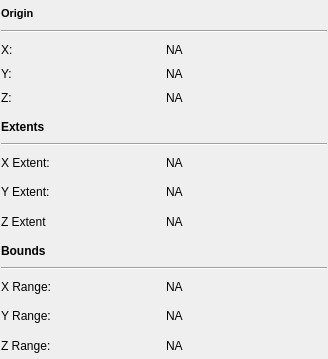
<?xml version="1.0" encoding="UTF-8"?>
<ui version="4.0">
 <class>VSDatasetInfoWidget</class>
 <widget class="QWidget" name="VSDatasetInfoWidget">
  <property name="geometry">
   <rect>
    <x>0</x>
    <y>0</y>
    <width>328</width>
    <height>359</height>
   </rect>
  </property>
  <property name="windowTitle">
   <string>Advanced Visibility Settings</string>
  </property>
  <layout class="QGridLayout" name="gridLayout">
   <property name="leftMargin">
    <number>1</number>
   </property>
   <property name="topMargin">
    <number>1</number>
   </property>
   <property name="rightMargin">
    <number>1</number>
   </property>
   <property name="bottomMargin">
    <number>1</number>
   </property>
   <property name="spacing">
    <number>4</number>
   </property>
   <item row="5" column="0">
    <widget class="QLabel" name="originZLabel">
     <property name="text">
      <string>Z:</string>
     </property>
    </widget>
   </item>
   <item row="2" column="0">
    <widget class="QLabel" name="originXLabel">
     <property name="text">
      <string>X:</string>
     </property>
    </widget>
   </item>
   <item row="4" column="0">
    <widget class="QLabel" name="originYLabel">
     <property name="text">
      <string>Y:</string>
     </property>
    </widget>
   </item>
   <item row="0" column="0" colspan="2">
    <widget class="QLabel" name="originLabel">
     <property name="sizePolicy">
      <sizepolicy hsizetype="Preferred" vsizetype="Preferred">
       <horstretch>0</horstretch>
       <verstretch>0</verstretch>
      </sizepolicy>
     </property>
     <property name="font">
      <font>
       <pointsize>8</pointsize>
       <weight>75</weight>
       <bold>true</bold>
      </font>
     </property>
     <property name="text">
      <string>Origin</string>
     </property>
    </widget>
   </item>
   <item row="6" column="0">
    <widget class="QLabel" name="label">
     <property name="font">
      <font>
       <weight>75</weight>
       <bold>true</bold>
      </font>
     </property>
     <property name="text">
      <string>Extents</string>
     </property>
    </widget>
   </item>
   <item row="15" column="0">
    <widget class="QLabel" name="boundsYLabel">
     <property name="text">
      <string>Y Range:</string>
     </property>
    </widget>
   </item>
   <item row="16" column="0">
    <widget class="QLabel" name="boundsZLabel">
     <property name="text">
      <string>Z Range:</string>
     </property>
    </widget>
   </item>
   <item row="11" column="0">
    <widget class="QLabel" name="label_2">
     <property name="font">
      <font>
       <weight>75</weight>
       <bold>true</bold>
      </font>
     </property>
     <property name="text">
      <string>Bounds</string>
     </property>
    </widget>
   </item>
   <item row="14" column="0">
    <widget class="QLabel" name="boundsXLabel">
     <property name="text">
      <string>X Range:</string>
     </property>
    </widget>
   </item>
   <item row="8" column="0">
    <widget class="QLabel" name="extentXLabel">
     <property name="text">
      <string>X Extent:</string>
     </property>
    </widget>
   </item>
   <item row="9" column="0">
    <widget class="QLabel" name="extentYLabel">
     <property name="text">
      <string>Y Extent:</string>
     </property>
    </widget>
   </item>
   <item row="10" column="0">
    <widget class="QLabel" name="extentZLabel">
     <property name="text">
      <string>Z Extent</string>
     </property>
    </widget>
   </item>
   <item row="4" column="1">
    <widget class="QLabel" name="originYValue">
     <property name="sizePolicy">
      <sizepolicy hsizetype="Minimum" vsizetype="Fixed">
       <horstretch>0</horstretch>
       <verstretch>0</verstretch>
      </sizepolicy>
     </property>
     <property name="text">
      <string>NA</string>
     </property>
    </widget>
   </item>
   <item row="2" column="1">
    <widget class="QLabel" name="originXValue">
     <property name="text">
      <string>NA</string>
     </property>
    </widget>
   </item>
   <item row="5" column="1">
    <widget class="QLabel" name="originZValue">
     <property name="text">
      <string>NA</string>
     </property>
    </widget>
   </item>
   <item row="1" column="0" colspan="2">
    <widget class="Line" name="line">
     <property name="sizePolicy">
      <sizepolicy hsizetype="MinimumExpanding" vsizetype="Fixed">
       <horstretch>0</horstretch>
       <verstretch>0</verstretch>
      </sizepolicy>
     </property>
     <property name="orientation">
      <enum>Qt::Horizontal</enum>
     </property>
    </widget>
   </item>
   <item row="8" column="1">
    <widget class="QLabel" name="extentXValue">
     <property name="text">
      <string>NA</string>
     </property>
    </widget>
   </item>
   <item row="9" column="1">
    <widget class="QLabel" name="extentYValue">
     <property name="text">
      <string>NA</string>
     </property>
    </widget>
   </item>
   <item row="10" column="1">
    <widget class="QLabel" name="extentZValue">
     <property name="text">
      <string>NA</string>
     </property>
    </widget>
   </item>
   <item row="14" column="1">
    <widget class="QLabel" name="boundsXValue">
     <property name="text">
      <string>NA</string>
     </property>
    </widget>
   </item>
   <item row="15" column="1">
    <widget class="QLabel" name="boundsYValue">
     <property name="text">
      <string>NA</string>
     </property>
    </widget>
   </item>
   <item row="16" column="1">
    <widget class="QLabel" name="boundsZValue">
     <property name="text">
      <string>NA</string>
     </property>
    </widget>
   </item>
   <item row="13" column="0" colspan="2">
    <widget class="Line" name="line_3">
     <property name="sizePolicy">
      <sizepolicy hsizetype="MinimumExpanding" vsizetype="Fixed">
       <horstretch>0</horstretch>
       <verstretch>0</verstretch>
      </sizepolicy>
     </property>
     <property name="orientation">
      <enum>Qt::Horizontal</enum>
     </property>
    </widget>
   </item>
   <item row="7" column="0" colspan="2">
    <widget class="Line" name="line_2">
     <property name="sizePolicy">
      <sizepolicy hsizetype="MinimumExpanding" vsizetype="Fixed">
       <horstretch>0</horstretch>
       <verstretch>0</verstretch>
      </sizepolicy>
     </property>
     <property name="orientation">
      <enum>Qt::Horizontal</enum>
     </property>
    </widget>
   </item>
  </layout>
 </widget>
 <resources/>
 <connections/>
</ui>
